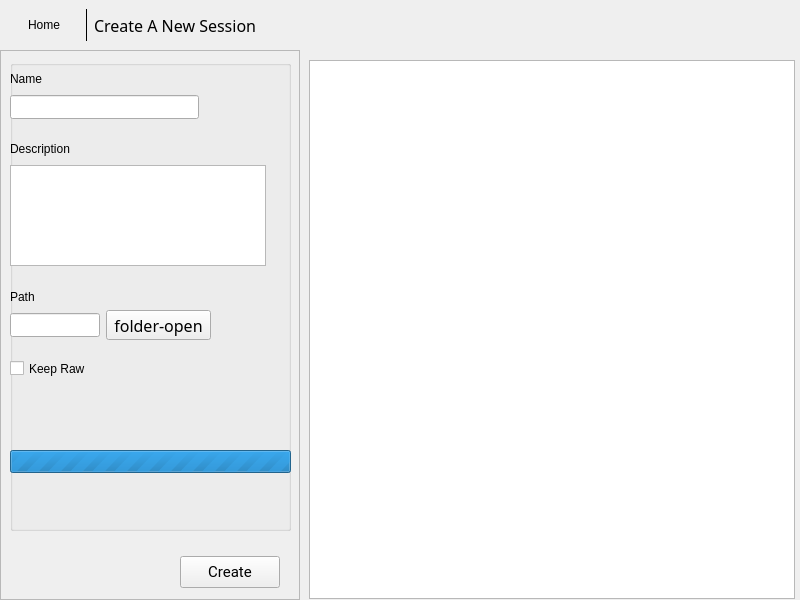
<?xml version="1.0" encoding="UTF-8"?>
<ui version="4.0" idbasedtr="false">
 <class>MainWindow</class>
 <widget class="QStackedWidget" name="MainWindow">
  <property name="geometry">
   <rect>
    <x>0</x>
    <y>0</y>
    <width>800</width>
    <height>600</height>
   </rect>
  </property>
  <property name="sizePolicy">
   <sizepolicy hsizetype="Fixed" vsizetype="Fixed">
    <horstretch>0</horstretch>
    <verstretch>0</verstretch>
   </sizepolicy>
  </property>
  <property name="minimumSize">
   <size>
    <width>800</width>
    <height>0</height>
   </size>
  </property>
  <property name="maximumSize">
   <size>
    <width>1000</width>
    <height>600</height>
   </size>
  </property>
  <property name="font">
   <font>
    <family>Segoe UI</family>
    <stylestrategy>PreferAntialias</stylestrategy>
    <kerning>true</kerning>
   </font>
  </property>
  <property name="windowTitle">
   <string>Session Manager</string>
  </property>
  <property name="autoFillBackground">
   <bool>true</bool>
  </property>
  <property name="styleSheet">
   <string notr="true"/>
  </property>
  <property name="inputMethodHints">
   <set>Qt::ImhNone</set>
  </property>
  <property name="frameShape">
   <enum>QFrame::NoFrame</enum>
  </property>
  <property name="currentIndex">
   <number>0</number>
  </property>
  <widget class="QWidget" name="create">
   <widget class="QFrame" name="info_frame_create">
    <property name="geometry">
     <rect>
      <x>0</x>
      <y>50</y>
      <width>300</width>
      <height>550</height>
     </rect>
    </property>
    <property name="minimumSize">
     <size>
      <width>300</width>
      <height>550</height>
     </size>
    </property>
    <property name="styleSheet">
     <string notr="true"/>
    </property>
    <property name="frameShape">
     <enum>QFrame::StyledPanel</enum>
    </property>
    <property name="frameShadow">
     <enum>QFrame::Raised</enum>
    </property>
    <widget class="QGroupBox" name="inputs">
     <property name="geometry">
      <rect>
       <x>10</x>
       <y>10</y>
       <width>281</width>
       <height>471</height>
      </rect>
     </property>
     <property name="title">
      <string/>
     </property>
     <property name="flat">
      <bool>true</bool>
     </property>
     <widget class="QWidget" name="layoutWidget">
      <property name="geometry">
       <rect>
        <x>0</x>
        <y>9</y>
        <width>191</width>
        <height>50</height>
       </rect>
      </property>
      <layout class="QVBoxLayout" name="verticalLayout">
       <item>
        <widget class="QLabel" name="label_2">
         <property name="maximumSize">
          <size>
           <width>80</width>
           <height>50</height>
          </size>
         </property>
         <property name="styleSheet">
          <string notr="true">border-bottom: 1px dotted grey;</string>
         </property>
         <property name="text">
          <string>Name</string>
         </property>
        </widget>
       </item>
       <item>
        <widget class="QLineEdit" name="create_name">
         <property name="sizePolicy">
          <sizepolicy hsizetype="Expanding" vsizetype="Expanding">
           <horstretch>0</horstretch>
           <verstretch>0</verstretch>
          </sizepolicy>
         </property>
         <property name="maximumSize">
          <size>
           <width>189</width>
           <height>24</height>
          </size>
         </property>
         <property name="placeholderText">
          <string/>
         </property>
        </widget>
       </item>
      </layout>
     </widget>
     <widget class="QCheckBox" name="keep_raw">
      <property name="geometry">
       <rect>
        <x>0</x>
        <y>300</y>
        <width>101</width>
        <height>17</height>
       </rect>
      </property>
      <property name="cursor">
       <cursorShape>PointingHandCursor</cursorShape>
      </property>
      <property name="toolTip">
       <string>Store RAW files for extraction if needed</string>
      </property>
      <property name="autoFillBackground">
       <bool>false</bool>
      </property>
      <property name="text">
       <string>Keep Raw</string>
      </property>
      <property name="checkable">
       <bool>true</bool>
      </property>
      <property name="checked">
       <bool>false</bool>
      </property>
      <property name="tristate">
       <bool>false</bool>
      </property>
     </widget>
     <widget class="QLabel" name="error_info">
      <property name="geometry">
       <rect>
        <x>0</x>
        <y>350</y>
        <width>281</width>
        <height>131</height>
       </rect>
      </property>
      <property name="text">
       <string/>
      </property>
      <property name="alignment">
       <set>Qt::AlignLeading|Qt::AlignLeft|Qt::AlignTop</set>
      </property>
      <property name="wordWrap">
       <bool>true</bool>
      </property>
     </widget>
     <widget class="QProgressBar" name="create_prog">
      <property name="geometry">
       <rect>
        <x>0</x>
        <y>390</y>
        <width>281</width>
        <height>23</height>
       </rect>
      </property>
      <property name="maximum">
       <number>0</number>
      </property>
      <property name="value">
       <number>0</number>
      </property>
      <property name="textVisible">
       <bool>true</bool>
      </property>
      <property name="orientation">
       <enum>Qt::Horizontal</enum>
      </property>
      <property name="invertedAppearance">
       <bool>false</bool>
      </property>
      <property name="format">
       <string>%p%</string>
      </property>
     </widget>
     <widget class="QWidget" name="layoutWidget">
      <property name="geometry">
       <rect>
        <x>0</x>
        <y>79</y>
        <width>258</width>
        <height>127</height>
       </rect>
      </property>
      <layout class="QVBoxLayout" name="verticalLayout_2">
       <item>
        <widget class="QLabel" name="label_8">
         <property name="maximumSize">
          <size>
           <width>80</width>
           <height>50</height>
          </size>
         </property>
         <property name="styleSheet">
          <string notr="true">border-bottom: 1px dotted grey;</string>
         </property>
         <property name="text">
          <string>Description</string>
         </property>
        </widget>
       </item>
       <item>
        <widget class="QTextEdit" name="create_desc">
         <property name="minimumSize">
          <size>
           <width>256</width>
           <height>101</height>
          </size>
         </property>
         <property name="maximumSize">
          <size>
           <width>256</width>
           <height>101</height>
          </size>
         </property>
         <property name="font">
          <font>
           <family>Montserrat</family>
           <pointsize>10</pointsize>
           <weight>50</weight>
           <italic>false</italic>
           <bold>false</bold>
          </font>
         </property>
         <property name="html">
          <string>&lt;!DOCTYPE HTML PUBLIC &quot;-//W3C//DTD HTML 4.0//EN&quot; &quot;http://www.w3.org/TR/REC-html40/strict.dtd&quot;&gt;
&lt;html&gt;&lt;head&gt;&lt;meta name=&quot;qrichtext&quot; content=&quot;1&quot; /&gt;&lt;style type=&quot;text/css&quot;&gt;
p, li { white-space: pre-wrap; }
&lt;/style&gt;&lt;/head&gt;&lt;body style=&quot; font-family:'Montserrat'; font-size:10pt; font-weight:400; font-style:normal;&quot;&gt;
&lt;p style=&quot;-qt-paragraph-type:empty; margin-top:0px; margin-bottom:0px; margin-left:0px; margin-right:0px; -qt-block-indent:0; text-indent:0px;&quot;&gt;&lt;br /&gt;&lt;/p&gt;&lt;/body&gt;&lt;/html&gt;</string>
         </property>
        </widget>
       </item>
      </layout>
     </widget>
     <widget class="QWidget" name="layoutWidget">
      <property name="geometry">
       <rect>
        <x>0</x>
        <y>230</y>
        <width>201</width>
        <height>50</height>
       </rect>
      </property>
      <layout class="QGridLayout" name="gridLayout_8">
       <item row="0" column="0">
        <widget class="QLabel" name="label_5">
         <property name="maximumSize">
          <size>
           <width>80</width>
           <height>50</height>
          </size>
         </property>
         <property name="styleSheet">
          <string notr="true">border-bottom: 1px dotted grey;</string>
         </property>
         <property name="text">
          <string>Path</string>
         </property>
        </widget>
       </item>
       <item row="1" column="0">
        <widget class="QLineEdit" name="path_text">
         <property name="sizePolicy">
          <sizepolicy hsizetype="Expanding" vsizetype="Expanding">
           <horstretch>0</horstretch>
           <verstretch>0</verstretch>
          </sizepolicy>
         </property>
         <property name="maximumSize">
          <size>
           <width>189</width>
           <height>24</height>
          </size>
         </property>
         <property name="placeholderText">
          <string/>
         </property>
        </widget>
       </item>
       <item row="1" column="1">
        <widget class="QToolButton" name="open_path">
         <property name="font">
          <font>
           <family>Font Awesome 5 Free</family>
           <pointsize>12</pointsize>
          </font>
         </property>
         <property name="cursor">
          <cursorShape>PointingHandCursor</cursorShape>
         </property>
         <property name="text">
          <string>folder-open</string>
         </property>
         <property name="popupMode">
          <enum>QToolButton::InstantPopup</enum>
         </property>
         <property name="toolButtonStyle">
          <enum>Qt::ToolButtonIconOnly</enum>
         </property>
         <property name="autoRaise">
          <bool>false</bool>
         </property>
         <property name="arrowType">
          <enum>Qt::NoArrow</enum>
         </property>
        </widget>
       </item>
      </layout>
     </widget>
    </widget>
    <widget class="QWidget" name="layoutWidget_3">
     <property name="geometry">
      <rect>
       <x>170</x>
       <y>501</y>
       <width>121</width>
       <height>42</height>
      </rect>
     </property>
     <layout class="QGridLayout" name="gridLayout_6">
      <property name="horizontalSpacing">
       <number>16</number>
      </property>
      <item row="0" column="0">
       <widget class="QPushButton" name="create_button">
        <property name="minimumSize">
         <size>
          <width>100</width>
          <height>32</height>
         </size>
        </property>
        <property name="maximumSize">
         <size>
          <width>100</width>
          <height>32</height>
         </size>
        </property>
        <property name="font">
         <font>
          <family>Roboto</family>
          <pointsize>11</pointsize>
          <weight>50</weight>
          <italic>false</italic>
          <bold>false</bold>
         </font>
        </property>
        <property name="cursor">
         <cursorShape>PointingHandCursor</cursorShape>
        </property>
        <property name="text">
         <string>Create</string>
        </property>
        <property name="default">
         <bool>false</bool>
        </property>
        <property name="flat">
         <bool>false</bool>
        </property>
       </widget>
      </item>
     </layout>
    </widget>
   </widget>
   <widget class="QFrame" name="navBar_create">
    <property name="geometry">
     <rect>
      <x>0</x>
      <y>0</y>
      <width>809</width>
      <height>50</height>
     </rect>
    </property>
    <property name="sizePolicy">
     <sizepolicy hsizetype="Fixed" vsizetype="Fixed">
      <horstretch>0</horstretch>
      <verstretch>0</verstretch>
     </sizepolicy>
    </property>
    <property name="minimumSize">
     <size>
      <width>809</width>
      <height>50</height>
     </size>
    </property>
    <property name="maximumSize">
     <size>
      <width>809</width>
      <height>50</height>
     </size>
    </property>
    <property name="accessibleName">
     <string>navBar</string>
    </property>
    <property name="styleSheet">
     <string notr="true"/>
    </property>
    <layout class="QGridLayout" name="gridLayout_7">
     <item row="0" column="0">
      <layout class="QHBoxLayout" name="horizontalLayout_4">
       <item>
        <widget class="QPushButton" name="home_button">
         <property name="maximumSize">
          <size>
           <width>70</width>
           <height>16777215</height>
          </size>
         </property>
         <property name="cursor">
          <cursorShape>PointingHandCursor</cursorShape>
         </property>
         <property name="text">
          <string>Home</string>
         </property>
         <property name="flat">
          <bool>true</bool>
         </property>
        </widget>
       </item>
       <item>
        <widget class="Line" name="navSep_create">
         <property name="styleSheet">
          <string notr="true"/>
         </property>
         <property name="frameShadow">
          <enum>QFrame::Plain</enum>
         </property>
         <property name="orientation">
          <enum>Qt::Vertical</enum>
         </property>
        </widget>
       </item>
       <item>
        <widget class="QLabel" name="label_3">
         <property name="font">
          <font>
           <family>Montserrat</family>
           <pointsize>12</pointsize>
           <weight>50</weight>
           <italic>false</italic>
           <bold>false</bold>
          </font>
         </property>
         <property name="text">
          <string>Create A New Session</string>
         </property>
         <property name="margin">
          <number>40</number>
         </property>
        </widget>
       </item>
      </layout>
     </item>
    </layout>
   </widget>
   <widget class="QListWidget" name="image_list">
    <property name="geometry">
     <rect>
      <x>309</x>
      <y>60</y>
      <width>486</width>
      <height>539</height>
     </rect>
    </property>
    <property name="font">
     <font>
      <family>Lato</family>
      <pointsize>10</pointsize>
      <weight>50</weight>
      <italic>false</italic>
      <bold>false</bold>
      <underline>false</underline>
      <strikeout>false</strikeout>
      <stylestrategy>PreferAntialias</stylestrategy>
     </font>
    </property>
    <property name="cursor" stdset="0">
     <cursorShape>PointingHandCursor</cursorShape>
    </property>
    <property name="mouseTracking">
     <bool>false</bool>
    </property>
    <property name="contextMenuPolicy">
     <enum>Qt::NoContextMenu</enum>
    </property>
    <property name="autoFillBackground">
     <bool>false</bool>
    </property>
    <property name="verticalScrollBarPolicy">
     <enum>Qt::ScrollBarAlwaysOff</enum>
    </property>
    <property name="horizontalScrollBarPolicy">
     <enum>Qt::ScrollBarAlwaysOff</enum>
    </property>
    <property name="sizeAdjustPolicy">
     <enum>QAbstractScrollArea::AdjustIgnored</enum>
    </property>
    <property name="editTriggers">
     <set>QAbstractItemView::NoEditTriggers</set>
    </property>
    <property name="showDropIndicator" stdset="0">
     <bool>false</bool>
    </property>
    <property name="dragDropMode">
     <enum>QAbstractItemView::NoDragDrop</enum>
    </property>
    <property name="defaultDropAction">
     <enum>Qt::CopyAction</enum>
    </property>
    <property name="alternatingRowColors">
     <bool>false</bool>
    </property>
    <property name="selectionMode">
     <enum>QAbstractItemView::NoSelection</enum>
    </property>
    <property name="selectionBehavior">
     <enum>QAbstractItemView::SelectItems</enum>
    </property>
    <property name="iconSize">
     <size>
      <width>60</width>
      <height>60</height>
     </size>
    </property>
    <property name="textElideMode">
     <enum>Qt::ElideNone</enum>
    </property>
    <property name="horizontalScrollMode">
     <enum>QAbstractItemView::ScrollPerItem</enum>
    </property>
    <property name="movement">
     <enum>QListView::Static</enum>
    </property>
    <property name="flow">
     <enum>QListView::LeftToRight</enum>
    </property>
    <property name="isWrapping" stdset="0">
     <bool>true</bool>
    </property>
    <property name="resizeMode">
     <enum>QListView::Fixed</enum>
    </property>
    <property name="layoutMode">
     <enum>QListView::SinglePass</enum>
    </property>
    <property name="spacing">
     <number>0</number>
    </property>
    <property name="gridSize">
     <size>
      <width>150</width>
      <height>150</height>
     </size>
    </property>
    <property name="viewMode">
     <enum>QListView::IconMode</enum>
    </property>
    <property name="modelColumn">
     <number>0</number>
    </property>
    <property name="uniformItemSizes">
     <bool>false</bool>
    </property>
    <property name="batchSize">
     <number>100</number>
    </property>
    <property name="wordWrap">
     <bool>false</bool>
    </property>
    <property name="selectionRectVisible">
     <bool>false</bool>
    </property>
    <property name="sortingEnabled">
     <bool>false</bool>
    </property>
   </widget>
  </widget>
 </widget>
 <resources>
  <include location="2.0/assets/resource.qrc"/>
 </resources>
 <connections/>
</ui>
